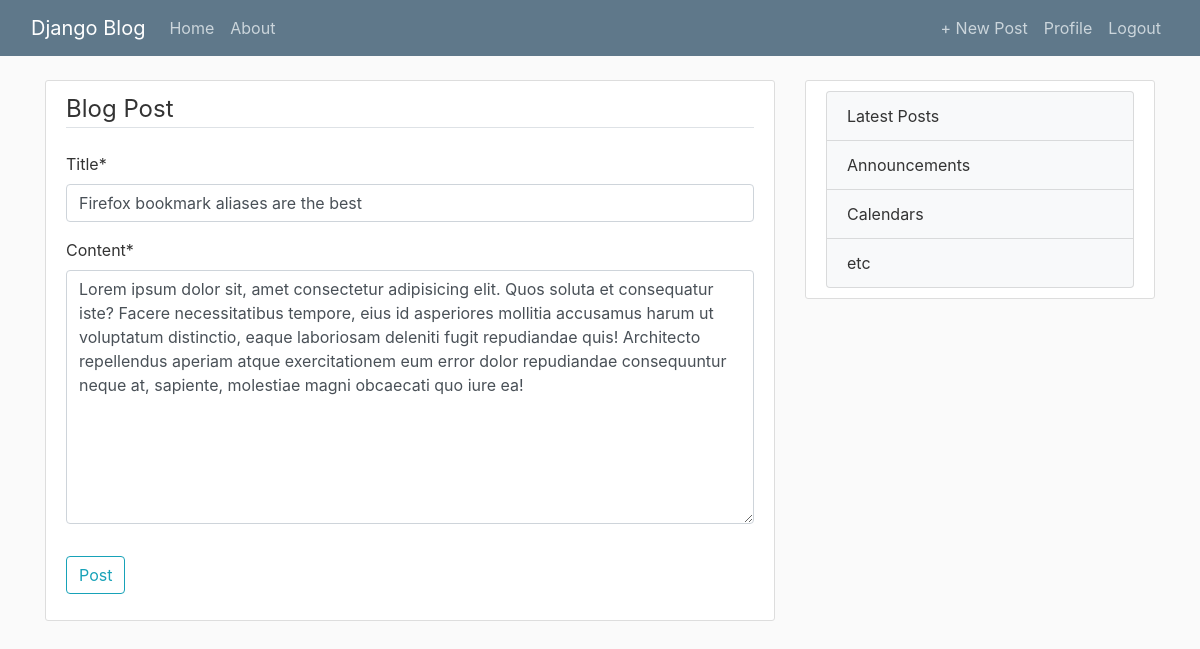
/post/29/update/ (signed in), run on the app's committed database.
### blog_app/models.py (models this page shows, shortened)
class Post(models.Model):
    title = models.CharField(max_length=100)
    content = models.TextField()
    date_posted = models.DateTimeField(default=timezone.now)
    author = models.ForeignKey(User, on_delete=models.CASCADE)

### blog_app/views.py (the view, shortened to what this page needs)
# urls.py: path('post/<int:pk>/update/', PostUpdateView.as_view(), name='post-update'),
class PostUpdateView(LoginRequiredMixin, UserPassesTestMixin, UpdateView):
  model = Post
  fields = ['title', 'content']
  def test_func(self):
    post = self.get_object()
    if self.request.user == post.author:
      return True
    return False

### blog_app/templates/blog_app/post_form.html (shortened to what this page needs)
{% extends 'blog_app/base.html' %}
{% load crispy_forms_tags %}
{% block content %}
  <div class="content-section">
    <form method="POST">
      <fieldset class="form-group">
          <legend class="border-bottom mb-4">Blog Post</legend>
          {{ form|crispy }}
      </fieldset>
      <div class="form-group">
        <button class="btn btn-outline-info" type="submit">Post</button>
      </div>
    </form>
  </div>
{% endblock content %}

### blog_app/static/blog_app/main.css (style rules this page uses)
:root { --steel-color: #5f788a; --light-color: #cbd5db; --dark-color: #333333; --gray-color: #444444; --white-color: #ffffff; --bg-color: #fafafa; --border-color: #dddddd; --link-color: #428bca; }
body { background: var(--bg-color); color: var(--dark-color); margin-top: 5rem; }
.content-section { background: var(--white-color); padding: 10px 20px; border: 1px solid var(--border-color); border-radius: 3px; margin-bottom: 20px; }

### data on the page
Post: title "Firefox bookmark aliases are the best", content "Lorem ipsum dolor sit, amet consectetur adipisicing elit. Quos soluta et consequatur iste? Facere necessitatibus tempore, eius id asperiores mollitia accusamus harum ut voluptatum distinctio, eaque laboriosam deleniti fugit repudiandae quis! Architecto repellendus aperiam atque exercitationem eum error dolor repudiandae consequuntur neque at, sapiente, molestiae magni obcaecati quo iure ea!"
